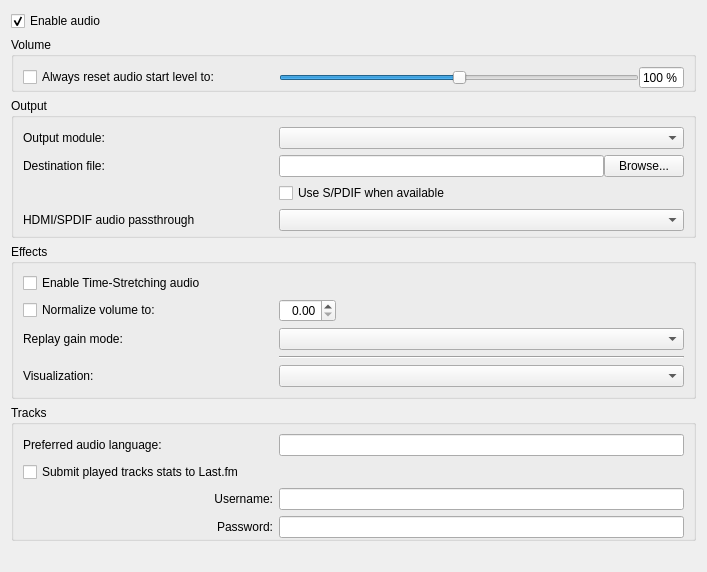
<?xml version="1.0" encoding="UTF-8"?>
<ui version="4.0">
 <author>Jean-Baptiste Kempf</author>
 <class>SPrefsAudio</class>
 <widget class="QWidget" name="SPrefsAudio">
  <property name="geometry">
   <rect>
    <x>0</x>
    <y>0</y>
    <width>707</width>
    <height>572</height>
   </rect>
  </property>
  <property name="sizePolicy">
   <sizepolicy hsizetype="Preferred" vsizetype="Preferred">
    <horstretch>0</horstretch>
    <verstretch>0</verstretch>
   </sizepolicy>
  </property>
  <property name="windowTitle">
   <string>Form</string>
  </property>
  <layout class="QVBoxLayout" name="verticalLayout_2">
   <item>
    <widget class="PreferenceToggle" name="enableAudio">
     <property name="text">
      <string>Enable audio</string>
     </property>
     <property name="checked">
      <bool>true</bool>
     </property>
    </widget>
   </item>
   <item>
    <widget class="QWidget" name="audioZone" native="true">
     <layout class="QVBoxLayout" name="audioZoneLayout">
      <property name="leftMargin">
       <number>0</number>
      </property>
      <property name="topMargin">
       <number>0</number>
      </property>
      <property name="rightMargin">
       <number>0</number>
      </property>
      <property name="bottomMargin">
       <number>0</number>
      </property>
      <item>
       <widget class="QGroupBox" name="audioBox">
        <property name="title">
         <string>Volume</string>
        </property>
        <layout class="QGridLayout">
         <property name="bottomMargin">
          <number>0</number>
         </property>
         <item row="0" column="2">
          <widget class="QWidget" name="defaultVolume_zone" native="true">
           <layout class="QHBoxLayout" name="horizontalLayout">
            <property name="spacing">
             <number>0</number>
            </property>
            <property name="sizeConstraint">
             <enum>QLayout::SetDefaultConstraint</enum>
            </property>
            <property name="leftMargin">
             <number>0</number>
            </property>
            <property name="topMargin">
             <number>0</number>
            </property>
            <property name="rightMargin">
             <number>0</number>
            </property>
            <property name="bottomMargin">
             <number>0</number>
            </property>
            <item>
             <widget class="QSlider" name="defaultVolume">
              <property name="sizePolicy">
               <sizepolicy hsizetype="MinimumExpanding" vsizetype="Minimum">
                <horstretch>0</horstretch>
                <verstretch>0</verstretch>
               </sizepolicy>
              </property>
              <property name="minimumSize">
               <size>
                <width>140</width>
                <height>0</height>
               </size>
              </property>
              <property name="layoutDirection">
               <enum>Qt::LeftToRight</enum>
              </property>
              <property name="maximum">
               <number>200</number>
              </property>
              <property name="value">
               <number>100</number>
              </property>
              <property name="orientation">
               <enum>Qt::Horizontal</enum>
              </property>
             </widget>
            </item>
            <item>
             <widget class="QSpinBox" name="volumeValue">
              <property name="sizePolicy">
               <sizepolicy hsizetype="Minimum" vsizetype="Fixed">
                <horstretch>0</horstretch>
                <verstretch>0</verstretch>
               </sizepolicy>
              </property>
              <property name="wrapping">
               <bool>false</bool>
              </property>
              <property name="alignment">
               <set>Qt::AlignRight|Qt::AlignTrailing|Qt::AlignVCenter</set>
              </property>
              <property name="readOnly">
               <bool>true</bool>
              </property>
              <property name="buttonSymbols">
               <enum>QAbstractSpinBox::NoButtons</enum>
              </property>
              <property name="suffix">
               <string> %</string>
              </property>
              <property name="maximum">
               <number>200</number>
              </property>
              <property name="value">
               <number>100</number>
              </property>
             </widget>
            </item>
           </layout>
          </widget>
         </item>
         <item row="0" column="0" colspan="2">
          <widget class="PreferenceToggle" name="resetVolumeCheckbox">
           <property name="minimumSize">
            <size>
             <width>250</width>
             <height>0</height>
            </size>
           </property>
           <property name="text">
            <string>Always reset audio start level to:</string>
           </property>
           <property name="checked">
            <bool>false</bool>
           </property>
          </widget>
         </item>
        </layout>
       </widget>
      </item>
      <item>
       <widget class="QGroupBox" name="outputAudioBox">
        <property name="title">
         <string>Output</string>
        </property>
        <layout class="QGridLayout" name="outputAudioLayout">
         <property name="bottomMargin">
          <number>4</number>
         </property>
         <item row="0" column="0">
          <widget class="QLabel" name="outputLabel">
           <property name="minimumSize">
            <size>
             <width>250</width>
             <height>0</height>
            </size>
           </property>
           <property name="text">
            <string>Output module:</string>
           </property>
           <property name="buddy">
            <cstring>outputModule</cstring>
           </property>
          </widget>
         </item>
         <item row="0" column="1">
          <widget class="QComboBox" name="outputModule">
           <property name="enabled">
            <bool>true</bool>
           </property>
           <property name="sizePolicy">
            <sizepolicy hsizetype="MinimumExpanding" vsizetype="Fixed">
             <horstretch>0</horstretch>
             <verstretch>0</verstretch>
            </sizepolicy>
           </property>
          </widget>
         </item>
         <item row="1" column="0" colspan="2">
          <widget class="QWidget" name="fileControl" native="true">
           <layout class="QHBoxLayout">
            <property name="spacing">
             <number>0</number>
            </property>
            <property name="leftMargin">
             <number>0</number>
            </property>
            <property name="topMargin">
             <number>0</number>
            </property>
            <property name="rightMargin">
             <number>0</number>
            </property>
            <property name="bottomMargin">
             <number>0</number>
            </property>
            <item>
             <widget class="QLabel" name="fileLabel">
              <property name="minimumSize">
               <size>
                <width>256</width>
                <height>0</height>
               </size>
              </property>
              <property name="text">
               <string>Destination file:</string>
              </property>
              <property name="buddy">
               <cstring>fileName</cstring>
              </property>
             </widget>
            </item>
            <item>
             <widget class="QLineEdit" name="fileName"/>
            </item>
            <item>
             <widget class="QPushButton" name="fileBrowseButton">
              <property name="text">
               <string>Browse...</string>
              </property>
             </widget>
            </item>
           </layout>
          </widget>
         </item>
         <item row="3" column="1">
          <widget class="PreferenceToggle" name="spdifBox">
           <property name="sizePolicy">
            <sizepolicy hsizetype="Minimum" vsizetype="Fixed">
             <horstretch>0</horstretch>
             <verstretch>0</verstretch>
            </sizepolicy>
           </property>
           <property name="text">
            <string>Use S/PDIF when available</string>
           </property>
          </widget>
         </item>
         <item row="4" column="0">
          <widget class="QLabel" name="mmdevicePassthroughLabel">
           <property name="minimumSize">
            <size>
             <width>250</width>
             <height>0</height>
            </size>
           </property>
           <property name="text">
            <string>HDMI/SPDIF audio passthrough</string>
           </property>
           <property name="buddy">
            <cstring>mmdevicePassthroughBox</cstring>
           </property>
          </widget>
         </item>
         <item row="4" column="1">
          <widget class="QComboBox" name="mmdevicePassthroughBox">
           <property name="sizePolicy">
            <sizepolicy hsizetype="MinimumExpanding" vsizetype="Fixed">
             <horstretch>0</horstretch>
             <verstretch>0</verstretch>
            </sizepolicy>
           </property>
          </widget>
         </item>
        </layout>
       </widget>
      </item>
      <item>
       <widget class="QGroupBox" name="groupBox_2">
        <property name="sizePolicy">
         <sizepolicy hsizetype="Preferred" vsizetype="Preferred">
          <horstretch>0</horstretch>
          <verstretch>0</verstretch>
         </sizepolicy>
        </property>
        <property name="title">
         <string>Effects</string>
        </property>
        <property name="checkable">
         <bool>false</bool>
        </property>
        <layout class="QGridLayout" name="gridLayout_2">
         <item row="7" column="0">
          <widget class="QLabel" name="visuLabel">
           <property name="minimumSize">
            <size>
             <width>250</width>
             <height>0</height>
            </size>
           </property>
           <property name="text">
            <string>Visualization:</string>
           </property>
           <property name="buddy">
            <cstring>visualisation</cstring>
           </property>
          </widget>
         </item>
         <item row="7" column="2" colspan="2">
          <widget class="QComboBox" name="visualisation">
           <property name="sizePolicy">
            <sizepolicy hsizetype="Preferred" vsizetype="Fixed">
             <horstretch>0</horstretch>
             <verstretch>0</verstretch>
            </sizepolicy>
           </property>
          </widget>
         </item>
         <item row="0" column="0">
          <widget class="PreferenceToggle" name="autoscaleBox">
           <property name="text">
            <string>Enable Time-Stretching audio</string>
           </property>
          </widget>
         </item>
         <item row="5" column="0">
          <widget class="QLabel" name="replayLabel">
           <property name="minimumSize">
            <size>
             <width>250</width>
             <height>0</height>
            </size>
           </property>
           <property name="text">
            <string>Replay gain mode:</string>
           </property>
           <property name="alignment">
            <set>Qt::AlignLeading|Qt::AlignLeft|Qt::AlignVCenter</set>
           </property>
           <property name="buddy">
            <cstring>replayCombo</cstring>
           </property>
          </widget>
         </item>
         <item row="5" column="2" colspan="2">
          <widget class="QComboBox" name="replayCombo">
           <property name="sizePolicy">
            <sizepolicy hsizetype="Preferred" vsizetype="Fixed">
             <horstretch>0</horstretch>
             <verstretch>0</verstretch>
            </sizepolicy>
           </property>
          </widget>
         </item>
         <item row="4" column="0">
          <widget class="PreferenceToggle" name="volNormBox">
           <property name="sizePolicy">
            <sizepolicy hsizetype="Preferred" vsizetype="Fixed">
             <horstretch>0</horstretch>
             <verstretch>0</verstretch>
            </sizepolicy>
           </property>
           <property name="minimumSize">
            <size>
             <width>250</width>
             <height>0</height>
            </size>
           </property>
           <property name="maximumSize">
            <size>
             <width>250</width>
             <height>16777215</height>
            </size>
           </property>
           <property name="text">
            <string>Normalize volume to:</string>
           </property>
          </widget>
         </item>
         <item row="4" column="2">
          <widget class="QDoubleSpinBox" name="volNormSpin">
           <property name="enabled">
            <bool>true</bool>
           </property>
           <property name="alignment">
            <set>Qt::AlignRight</set>
           </property>
          </widget>
         </item>
         <item row="4" column="3">
          <spacer name="horizontalSpacer">
           <property name="orientation">
            <enum>Qt::Horizontal</enum>
           </property>
           <property name="sizeHint" stdset="0">
            <size>
             <width>40</width>
             <height>20</height>
            </size>
           </property>
          </spacer>
         </item>
         <item row="6" column="2" colspan="2">
          <widget class="Line" name="line">
           <property name="orientation">
            <enum>Qt::Horizontal</enum>
           </property>
          </widget>
         </item>
        </layout>
       </widget>
      </item>
      <item>
       <widget class="QGroupBox" name="groupBox_3">
        <property name="title">
         <string>Tracks</string>
        </property>
        <layout class="QGridLayout" name="gridLayout_3">
         <property name="bottomMargin">
          <number>0</number>
         </property>
         <item row="0" column="0">
          <widget class="QLabel" name="langLabel">
           <property name="minimumSize">
            <size>
             <width>250</width>
             <height>0</height>
            </size>
           </property>
           <property name="text">
            <string>Preferred audio language:</string>
           </property>
           <property name="buddy">
            <cstring>preferredAudioLanguage</cstring>
           </property>
          </widget>
         </item>
         <item row="0" column="1">
          <widget class="QLineEdit" name="preferredAudioLanguage"/>
         </item>
         <item row="2" column="0" colspan="2">
          <widget class="QWidget" name="lastfm_zone" native="true">
           <property name="enabled">
            <bool>true</bool>
           </property>
           <layout class="QGridLayout" name="gridLayout_1">
            <property name="leftMargin">
             <number>0</number>
            </property>
            <property name="topMargin">
             <number>0</number>
            </property>
            <property name="rightMargin">
             <number>0</number>
            </property>
            <property name="bottomMargin">
             <number>0</number>
            </property>
            <item row="0" column="1">
             <widget class="QLineEdit" name="lastfm_user_edit">
              <property name="sizePolicy">
               <sizepolicy hsizetype="Preferred" vsizetype="Fixed">
                <horstretch>0</horstretch>
                <verstretch>0</verstretch>
               </sizepolicy>
              </property>
             </widget>
            </item>
            <item row="1" column="1">
             <widget class="QLineEdit" name="lastfm_pass_edit">
              <property name="sizePolicy">
               <sizepolicy hsizetype="Preferred" vsizetype="Fixed">
                <horstretch>0</horstretch>
                <verstretch>0</verstretch>
               </sizepolicy>
              </property>
              <property name="echoMode">
               <enum>QLineEdit::Password</enum>
              </property>
             </widget>
            </item>
            <item row="1" column="0">
             <widget class="QLabel" name="lastfm_pass_label">
              <property name="maximumSize">
               <size>
                <width>250</width>
                <height>16777215</height>
               </size>
              </property>
              <property name="text">
               <string>Password:</string>
              </property>
              <property name="alignment">
               <set>Qt::AlignRight|Qt::AlignTrailing|Qt::AlignVCenter</set>
              </property>
              <property name="buddy">
               <cstring>lastfm_pass_edit</cstring>
              </property>
             </widget>
            </item>
            <item row="0" column="0">
             <widget class="QLabel" name="lastfm_user_label">
              <property name="maximumSize">
               <size>
                <width>250</width>
                <height>16777215</height>
               </size>
              </property>
              <property name="text">
               <string>Username:</string>
              </property>
              <property name="alignment">
               <set>Qt::AlignRight|Qt::AlignTrailing|Qt::AlignVCenter</set>
              </property>
              <property name="buddy">
               <cstring>lastfm_user_edit</cstring>
              </property>
             </widget>
            </item>
           </layout>
          </widget>
         </item>
         <item row="1" column="0" colspan="2">
          <widget class="PreferenceToggle" name="lastfm">
           <property name="text">
            <string>Submit played tracks stats to Last.fm</string>
           </property>
          </widget>
         </item>
        </layout>
       </widget>
      </item>
     </layout>
    </widget>
   </item>
   <item>
    <spacer name="verticalSpacer">
     <property name="orientation">
      <enum>Qt::Vertical</enum>
     </property>
     <property name="sizeHint" stdset="0">
      <size>
       <width>20</width>
       <height>40</height>
      </size>
     </property>
    </spacer>
   </item>
  </layout>
 </widget>
 <tabstops>
  <tabstop>enableAudio</tabstop>
  <tabstop>resetVolumeCheckbox</tabstop>
  <tabstop>defaultVolume</tabstop>
  <tabstop>volumeValue</tabstop>
  <tabstop>outputModule</tabstop>
  <tabstop>fileName</tabstop>
  <tabstop>fileBrowseButton</tabstop>
  <tabstop>spdifBox</tabstop>
  <tabstop>mmdevicePassthroughBox</tabstop>
  <tabstop>autoscaleBox</tabstop>
  <tabstop>volNormBox</tabstop>
  <tabstop>volNormSpin</tabstop>
  <tabstop>replayCombo</tabstop>
  <tabstop>visualisation</tabstop>
  <tabstop>preferredAudioLanguage</tabstop>
  <tabstop>lastfm</tabstop>
  <tabstop>lastfm_user_edit</tabstop>
  <tabstop>lastfm_pass_edit</tabstop>
 </tabstops>
 <customwidgets>
  <customwidget>
   <class>PreferenceToggle</class>
   <extends>QCheckBox</extends>
   <header>dialogs/preferences/preferences_widgets.hpp</header>
  </customwidget>
 </customwidgets>
 <resources/>
 <connections/>
</ui>
